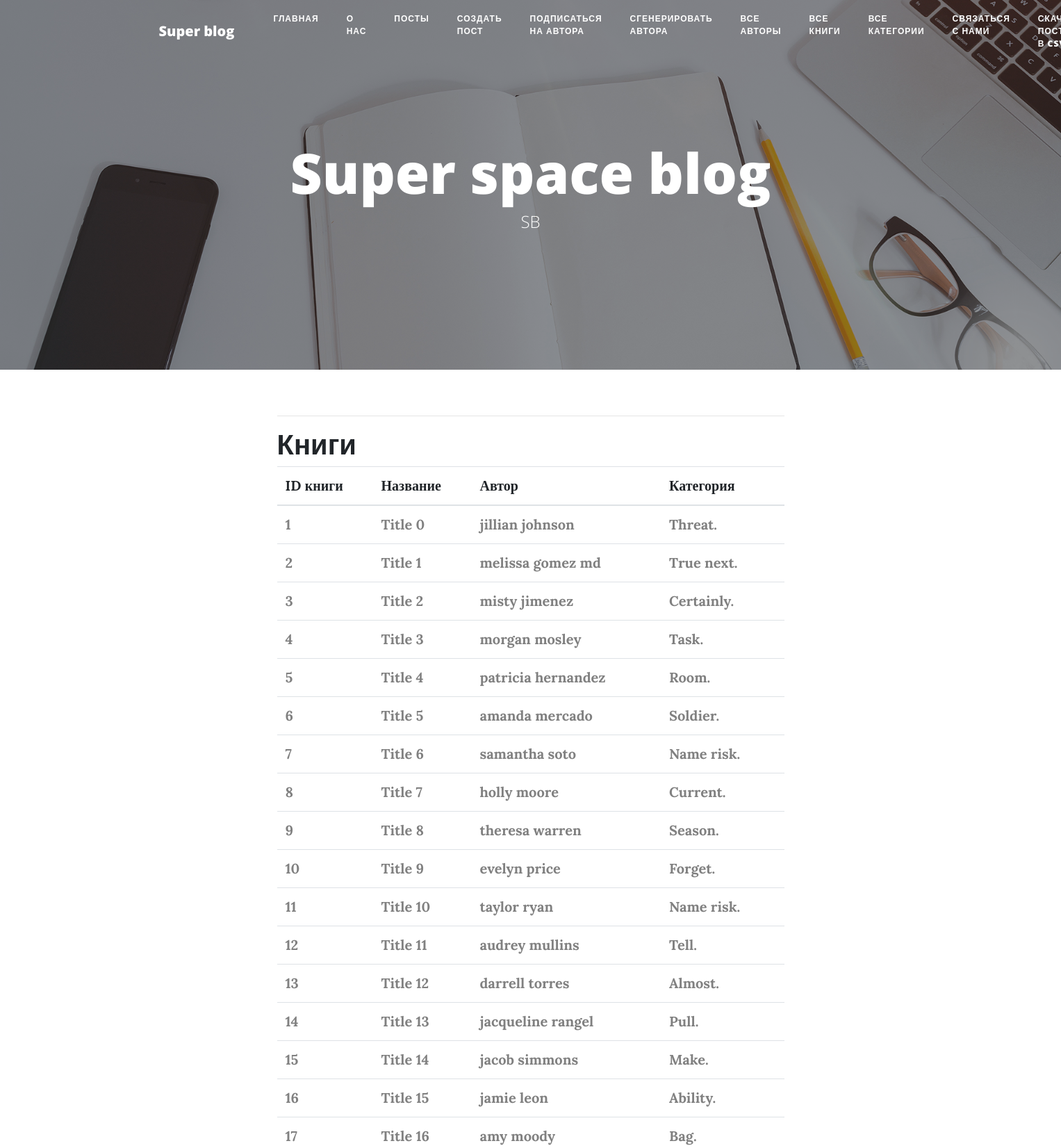
/books/all/ (upper part), run on the app's committed database.
### main/models.py (models this page shows, shortened)
class Book(models.Model):
    title = models.CharField("Название книги", max_length=250)
    author = models.ForeignKey("Author", on_delete=models.CASCADE, related_name="books")
    category = models.ForeignKey("Category", on_delete=models.CASCADE, related_name="books_cat")

class Author(models.Model):
    class Meta:
        db_table = "tb_users"
        verbose_name_plural = "Авторы"
        verbose_name = "Автор"
    name = models.CharField("Имя автора", max_length=90)
    last_name = models.CharField("Фамилия автора", max_length=90, blank=True)
    email = models.EmailField("Почта автора", max_length=80)
    age = models.IntegerField(default=0)
    """Setup name and email fields types and lengths."""

class Category(models.Model):
    category = models.CharField("Категория книги", max_length=40)

### main/views.py (the view)
# urls.py: path('books/all/', views.books_all, name='books_all'),
def books_all(request):
    books = Book.objects.all().only("id", "title", "author__last_name", "category").select_related("author")
    context = {"title": "Книги", "books": books}
    return render(request, "main/books_all.html", context)

### main/templates/main/books_all.html (shortened to what this page needs)
{% extends "main/base.html" %}
{% block  content %}
        <h1>{{ title }}</h1>
        <div class="payload">
        <table class="table table-hover">
            <thead>
            <tr>
                <th scope="col"><span  >ID книги</span></th>
                <th scope="col"><span >Название</th>
                <th scope="col"><span >Автор</th>
                <th scope="col"><span >Категория</th>
            </tr>
            </thead>
            <tbody>
            {% for book in books %}
            <tr>
                <th scope="row"><span style="color: #808080; ">{{ book.id }}</span></th>
                <th scope="row"><span style="color: #808080; ">{{ book.title}}</span></th>
                <th scope="row"><span style="color: #808080; ">{{ book.author.name }}</span></th>
                <th scope="row"><span style="color: #808080; ">{{ book.category.category }}</span></th>
            </tr>
            {% endfor %}
            </tbody>
        </table>
    </div>
{% endblock %}

### data on the page
Book: id "1", title "Title 0", author.name "jillian johnson", category.category "Threat."
Book: id "2", title "Title 1", author.name "melissa gomez md", category.category "True next."
Book: id "3", title "Title 2", author.name "misty jimenez", category.category "Certainly."
Book: id "4", title "Title 3", author.name "morgan mosley", category.category "Task."
Book: id "5", title "Title 4", author.name "patricia hernandez", category.category "Room."
Book: id "6", title "Title 5", author.name "amanda mercado", category.category "Soldier."
Book: id "7", title "Title 6", author.name "samantha soto", category.category "Name risk."
Book: id "8", title "Title 7", author.name "holly moore", category.category "Current."
Book: id "9", title "Title 8", author.name "theresa warren", category.category "Season."
Book: id "10", title "Title 9", author.name "evelyn price", category.category "Forget."
Book: id "11", title "Title 10", author.name "taylor ryan", category.category "Name risk."
Book: id "12", title "Title 11", author.name "audrey mullins", category.category "Tell."
Book: id "13", title "Title 12", author.name "darrell torres", category.category "Almost."
Book: id "14", title "Title 13", author.name "jacqueline rangel", category.category "Pull."
Book: id "15", title "Title 14", author.name "jacob simmons", category.category "Make."
Book: id "16", title "Title 15", author.name "jamie leon", category.category "Ability."
Book: id "17", title "Title 16", author.name "amy moody", category.category "Bag."

### other printed values
{{ title }} "Книги"
